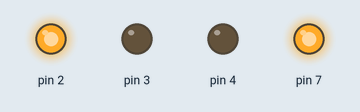
Simulated run of this sketch. Board: Arduino Uno, built with avr-gcc and run on an emulated ATmega328P. On the bench: output pins drawn as LEDs (lit = HIGH).

Above: at 0.5 s.
At 2.5 s:
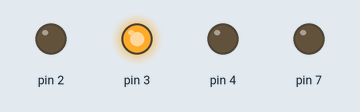
At 4.5 s:
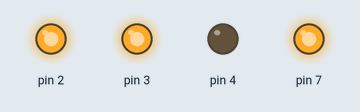
At 5.5 s:
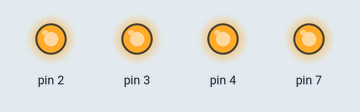
At 7.5 s:
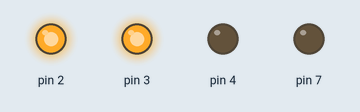
At 11.5 s:
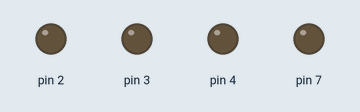
Timing chart, 0 to 13.0 s (numbered marks = the images above):
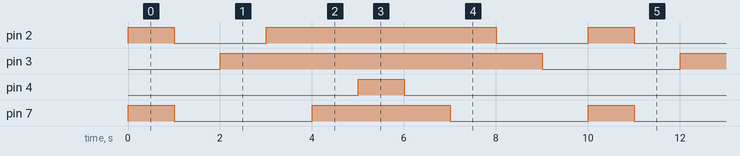

Measured:
- by itself, pin 2: repeats every 10.0 s: LOW 2.0 s, HIGH 5.0 s, LOW 2.0 s, HIGH 1.0 s
- by itself, pin 3: alternates HIGH for 7.0 s and LOW for 3.0 s
- by itself, pin 4: alternates HIGH for 1.0 s and LOW for 9.0 s
- by itself, pin 7: repeats every 10.0 s: LOW 3.0 s, HIGH 3.0 s, LOW 3.0 s, HIGH 1.0 s

The sketch:

Blink.ino
```cpp
/******************************************************************************
 * File:        Blink.ino
 * Author:      Bryan Carrillo
 * Date:        2025-3-25
 * Description: Allows for blinking either a red or green LED
 *              Serves the purpose of testing MCU to verify control of GPIOs
 ******************************************************************************/
#include "Atinverter.h"

Atinverter atinverter; // Create an Atinverter instance
int PERIOD = 1000; // Delay time in milliseconds

void setup() {
  atinverter.setUpLEDs(); // Set 4 LED GPIOs as OUTPUTs
}

void loop() {
  // --- Atinverter.set1LED ---
  // Turning on
  atinverter.set1LED(atinverter.LED1R_PIN, HIGH); // Test 1st Red LED ON
  atinverter.set1LED(atinverter.LED2G_PIN, HIGH); // Test 2nd Green LED ON
  delay(PERIOD); // Wait PERIOD
  // Turning off
  atinverter.set1LED(atinverter.LED1R_PIN, LOW); // Test 1st Red LED ON
  atinverter.set1LED(atinverter.LED2G_PIN, LOW); // Test 2nd Green LED ON
  delay(PERIOD); // Wait PERIOD

  // --- Atinverter.cycleLEDs ---
  atinverter.cycleLEDs(PERIOD); // Cycle LEDs every PERIOD
}
```
